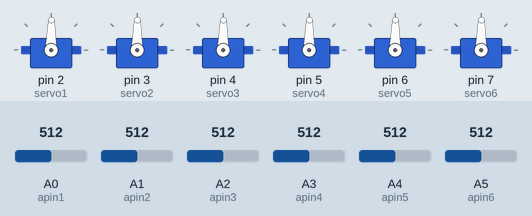
Simulated run of this sketch. Board: Arduino Uno, built with avr-gcc and run on an emulated ATmega328P. On the bench: 6 × servo. The inputs (shaded band) are chosen by the test bench; at power-on: A0 (apin1) = 512, A1 (apin2) = 512, A2 (apin3) = 512, A3 (apin4) = 512, A4 (apin5) = 512, A5 (apin6) = 512.

Above: at 1.2 s.
1.3 s: A0 (apin1) set to 716
At 1.7 s:
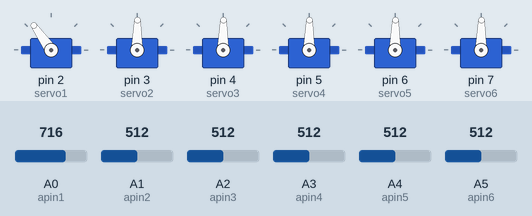
2.8 s: A1 (apin2) set to 716
At 3.6 s:
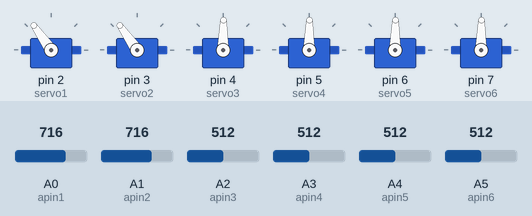
4.3 s: A2 (apin3) set to 716
At 5.5 s:
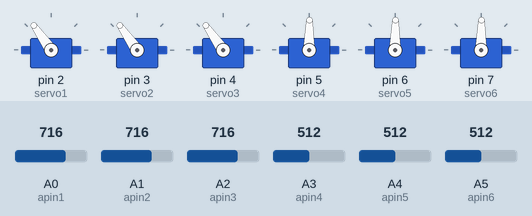
5.8 s: A3 (apin4) set to 716
At 6.4 s:
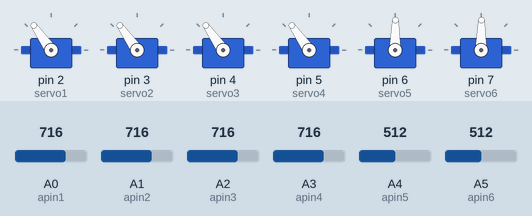
7.3 s: A4 (apin5) set to 716
At 7.9 s:
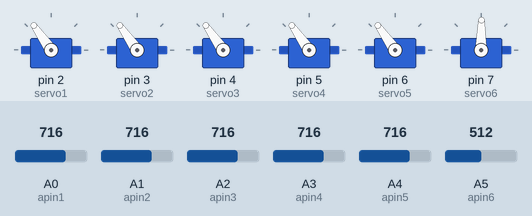
8.8 s: A5 (apin6) set to 716
At 9.9 s:
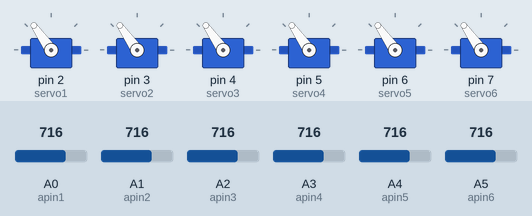
Timing chart, 0 to 11.3 s (numbered marks = the images above; inputs shaded):
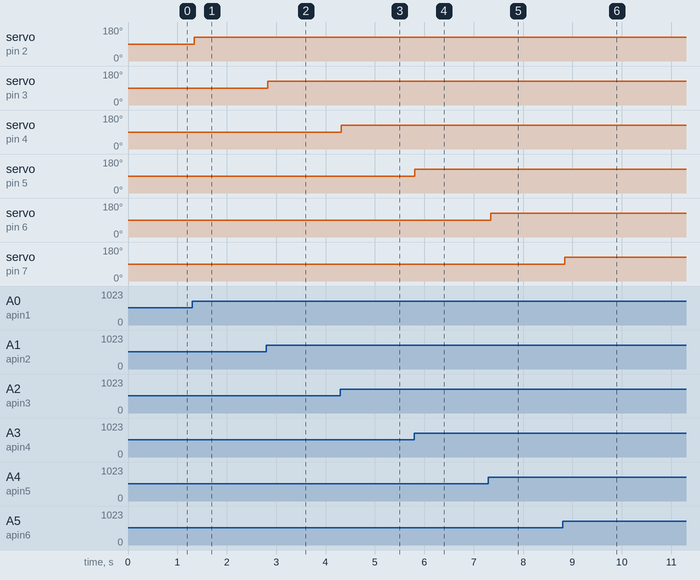

The sketch:

Six_Analog_Servos.ino
```cpp
/*
 Program to control six servos on D2 to D7
 Reads analog 0 to 5 and maps to servos
*/

#include <Servo.h>
Servo servo1;
Servo servo2;
Servo servo3;
Servo servo4;
Servo servo5;
Servo servo6;

int apin1 = A0;
int apin2 = A1;
int apin3 = A2;
int apin4 = A3;
int apin5 = A4;
int apin6 = A5;

void setup() {
 servo1.attach(2);
 servo2.attach(3);
 servo3.attach(4);
 servo4.attach(5);
 servo5.attach(6);
 servo6.attach(7);

 servo1.write(90); // Default positions
 servo2.write(90);
 servo3.write(90);
 servo4.write(90);
 servo5.write(90);
 servo6.write(90);
}

void loop() {
 int val1 = analogRead(apin1);
 int val2 = analogRead(apin2);
 int val3 = analogRead(apin3);
 int val4 = analogRead(apin4);
 int val5 = analogRead(apin5);
 int val6 = analogRead(apin6);

 int mval1 = map(val1, 10, 1024, 0, 180);
 int mval2 = map(val2, 10, 1024, 0, 180);
 int mval3 = map(val3, 10, 1024, 0, 180);
 int mval4 = map(val4, 10, 1024, 0, 180);
 int mval5 = map(val5, 10, 1024, 0, 180);
 int mval6 = map(val6, 10, 1024, 0, 180);

 servo1.write(mval1);
 servo2.write(mval2);
 servo3.write(mval3);
 servo4.write(mval4);
 servo5.write(mval5);
 servo6.write(mval6);

 delay(50);
}
```

Measured:
- after the input at 1.3 s, servo on pin 2 (servo1): 89° → 125° at once
- after the input at 2.8 s, servo on pin 3 (servo2): 89° → 125° at once
- after the input at 4.3 s, servo on pin 4 (servo3): 89° → 125° at once
- after the input at 5.8 s, servo on pin 5 (servo4): 89° → 125° at once
- after the input at 7.3 s, servo on pin 6 (servo5): 89° → 125° after 0.05 s
- after the input at 8.8 s, servo on pin 7 (servo6): 89° → 125° at once
